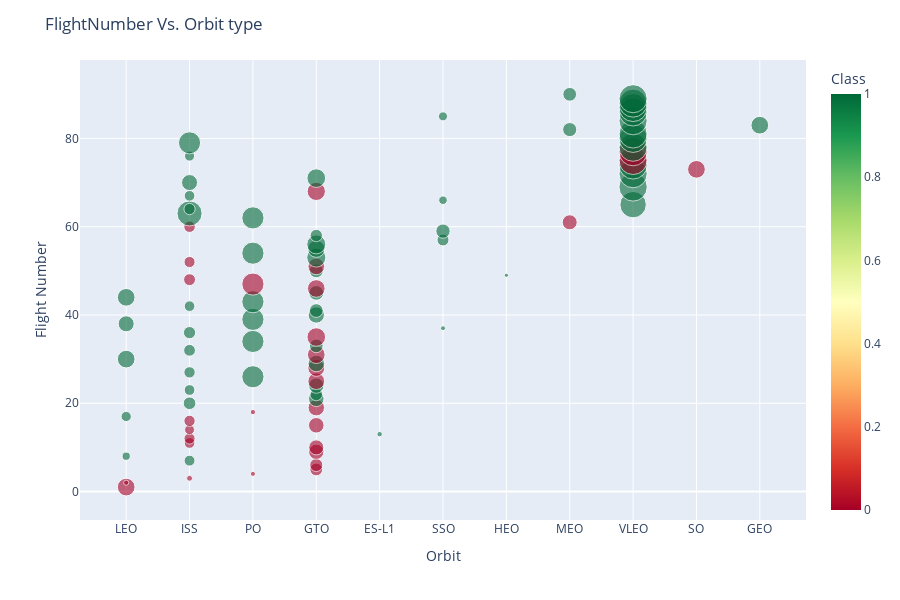

Here is the notebook cell this chart was saved with:
### Markdown cell above
For each orbit, we want to see if there is any relationship between FlightNumber and Orbit type.

### Code cell
fig = px.scatter(df, x="Orbit", y="FlightNumber", color="Class", size='PayloadMass', hover_data=['PayloadMass'], height=600, color_continuous_scale='rdylgn', opacity=.6)
fig.update_layout(title='FlightNumber Vs. Orbit type', xaxis_title='Orbit', yaxis_title='Flight Number')
fig.show()

### Figure 1 — Plotly figure (JSON) as saved in the notebook; plotly's stock layout.template omitted (floating-point values rounded to 4 significant figures)
{"data": [{"customdata": [[6105.0], [525.0], [677.0], [500.0], [3170.0], [3325.0], [2296.0], [1316.0], [4535.0], [4428.0], [2216.0], [2395.0], [570.0], [1898.0], [4707.0], [2477.0], [2034.0], [553.0], [5271.0], [3136.0], [4696.0], [3100.0], [2257.0], [4600.0], [5500.0], [9600.0], [2490.0], [5600.0], [5300.0], [6105.0], [6070.0], [2708.0], [3669.0], [9600.0], [6761.0], [2910.0], [475.0], [4990.0], [9600.0], [5200.0], [3700.0], [2205.0], [9600.0], [6105.0], [4230.0], [6092.0], [9600.0], [2760.0], [350.0], [3750.0], [5384.0], [2410.0], [7076.0], [9600.0], [5800.0], [7060.0], [2800.0], [3000.0], [4000.0], [2573.0], [4400.0], [9600.0], [12260.0], [2482.0], [13620.0], [1425.0], [2228.0], [6500.0], [15600.0], [5000.0], [6800.0], [15400.0], [6105.0], [15600.0], [15400.0], [1977.0], [15600.0], [15400.0], [9525.0], [15400.0], [15400.0], [3880.0], [6105.0], [15400.0], [1600.0], [15400.0], [15400.0], [15400.0], [15400.0], [3681.0]], "hovertemplate": "Orbit=%{x}<br>FlightNumber=%{y}<br>PayloadMass=%{customdata[0]}<br>Class=%{marker.color}<extra></extra>", "legendgroup": "", "marker": {"color": [0, 0, 0, 0, 0, 0, 1, 1, 0, 0, 0, 0, 1, 0, 0, 0, 1, 0, 0, 1, 1, 1, 1, 1, 0, 1, 1, 0, 1, 1, 0, 1, 1, 1, 0, 1, 1, 1, 1, 1, 1, 1, 1, 1, 1, 0, 0, 0, 1, 1, 0, 0, 1, 1, 1, 1, 1, 1, 1, 0, 0, 1, 1, 1, 1, 1, 1, 0, 1, 1, 1, 1, 0, 1, 0, 1, 0, 1, 1, 1, 1, 1, 1, 1, 1, 1, 1, 1, 1, 1], "coloraxis": "coloraxis", "opacity": 0.6, "size": [6105.0, 525.0, 677.0, 500.0, 3170.0, 3325.0, 2296.0, 1316.0, 4535.0, 4428.0, 2216.0, 2395.0, 570.0, 1898.0, 4707.0, 2477.0, 2034.0, 553.0, 5271.0, 3136.0, 4696.0, 3100.0, 2257.0, 4600.0, 5500.0, 9600.0, 2490.0, 5600.0, 5300.0, 6105.0, 6070.0, 2708.0, 3669.0, 9600.0, 6761.0, 2910.0, 475.0, 4990.0, 9600.0, 5200.0, 3700.0, 2205.0, 9600.0, 6105.0, 4230.0, 6092.0, 9600.0, 2760.0, 350.0, 3750.0, 5384.0, 2410.0, 7076.0, 9600.0, 5800.0, 7060.0, 2800.0, 3000.0, 4000.0, 2573.0, 4400.0, 9600.0, 12260.0, 2482.0, 13620.0, 1425.0, 2228.0, 6500.0, 15600.0, 5000.0, 6800.0, 15400.0, 6105.0, 15600.0, 15400.0, 1977.0, 15600.0, 15400.0, 9525.0, 15400.0, 15400.0, 3880.0, 6105.0, 15400.0, 1600.0, 15400.0, 15400.0, 15400.0, 15400.0, 3681.0], "sizemode": "area", "sizeref": 39, "symbol": "circle"}, "mode": "markers", "name": "", "orientation": "v", "showlegend": false, "type": "scatter", "x": ["LEO", "LEO", "ISS", "PO", "GTO", "GTO", "ISS", "LEO", "GTO", "GTO", "ISS", "ISS", "ES-L1", "ISS", "GTO", "ISS", "LEO", "PO", "GTO", "ISS", "GTO", "GTO", "ISS", "GTO", "GTO", "PO", "ISS", "GTO", "GTO", "LEO", "GTO", "ISS", "GTO", "PO", "GTO", "ISS", "SSO", "LEO", "PO", "GTO", "GTO", "ISS", "PO", "LEO", "GTO", "GTO", "PO", "ISS", "HEO", "GTO", "GTO", "ISS", "GTO", "PO", "GTO", "GTO", "SSO", "GTO", "SSO", "ISS", "MEO", "PO", "ISS", "ISS", "VLEO", "SSO", "ISS", "GTO", "VLEO", "ISS", "GTO", "VLEO", "SO", "VLEO", "VLEO", "ISS", "VLEO", "VLEO", "ISS", "VLEO", "VLEO", "MEO", "GEO", "VLEO", "SSO", "VLEO", "VLEO", "VLEO", "VLEO", "MEO"], "xaxis": "x", "y": [1, 2, 3, 4, 5, 6, 7, 8, 9, 10, 11, 12, 13, 14, 15, 16, 17, 18, 19, 20, 21, 22, 23, 24, 25, 26, 27, 28, 29, 30, 31, 32, 33, 34, 35, 36, 37, 38, 39, 40, 41, 42, 43, 44, 45, 46, 47, 48, 49, 50, 51, 52, 53, 54, 55, 56, 57, 58, 59, 60, 61, 62, 63, 64, 65, 66, 67, 68, 69, 70, 71, 72, 73, 74, 75, 76, 77, 78, 79, 80, 81, 82, 83, 84, 85, 86, 87, 88, 89, 90], "yaxis": "y"}], "layout": {"coloraxis": {"colorbar": {"title": {"text": "Class"}}, "colorscale": [[0, "rgb(165,0,38)"], [0.1, "rgb(215,48,39)"], [0.2, "rgb(244,109,67)"], [0.3, "rgb(253,174,97)"], [0.4, "rgb(254,224,139)"], [0.5, "rgb(255,255,191)"], [0.6, "rgb(217,239,139)"], [0.7, "rgb(166,217,106)"], [0.8, "rgb(102,189,99)"], [0.9, "rgb(26,152,80)"], [1, "rgb(0,104,55)"]]}, "height": 600, "legend": {"itemsizing": "constant", "tracegroupgap": 0}, "margin": {"t": 60}, "title": {"text": "FlightNumber Vs. Orbit type"}, "xaxis": {"anchor": "y", "domain": [0, 1], "title": {"text": "Orbit"}}, "yaxis": {"anchor": "x", "domain": [0, 1], "title": {"text": "Flight Number"}}}}
